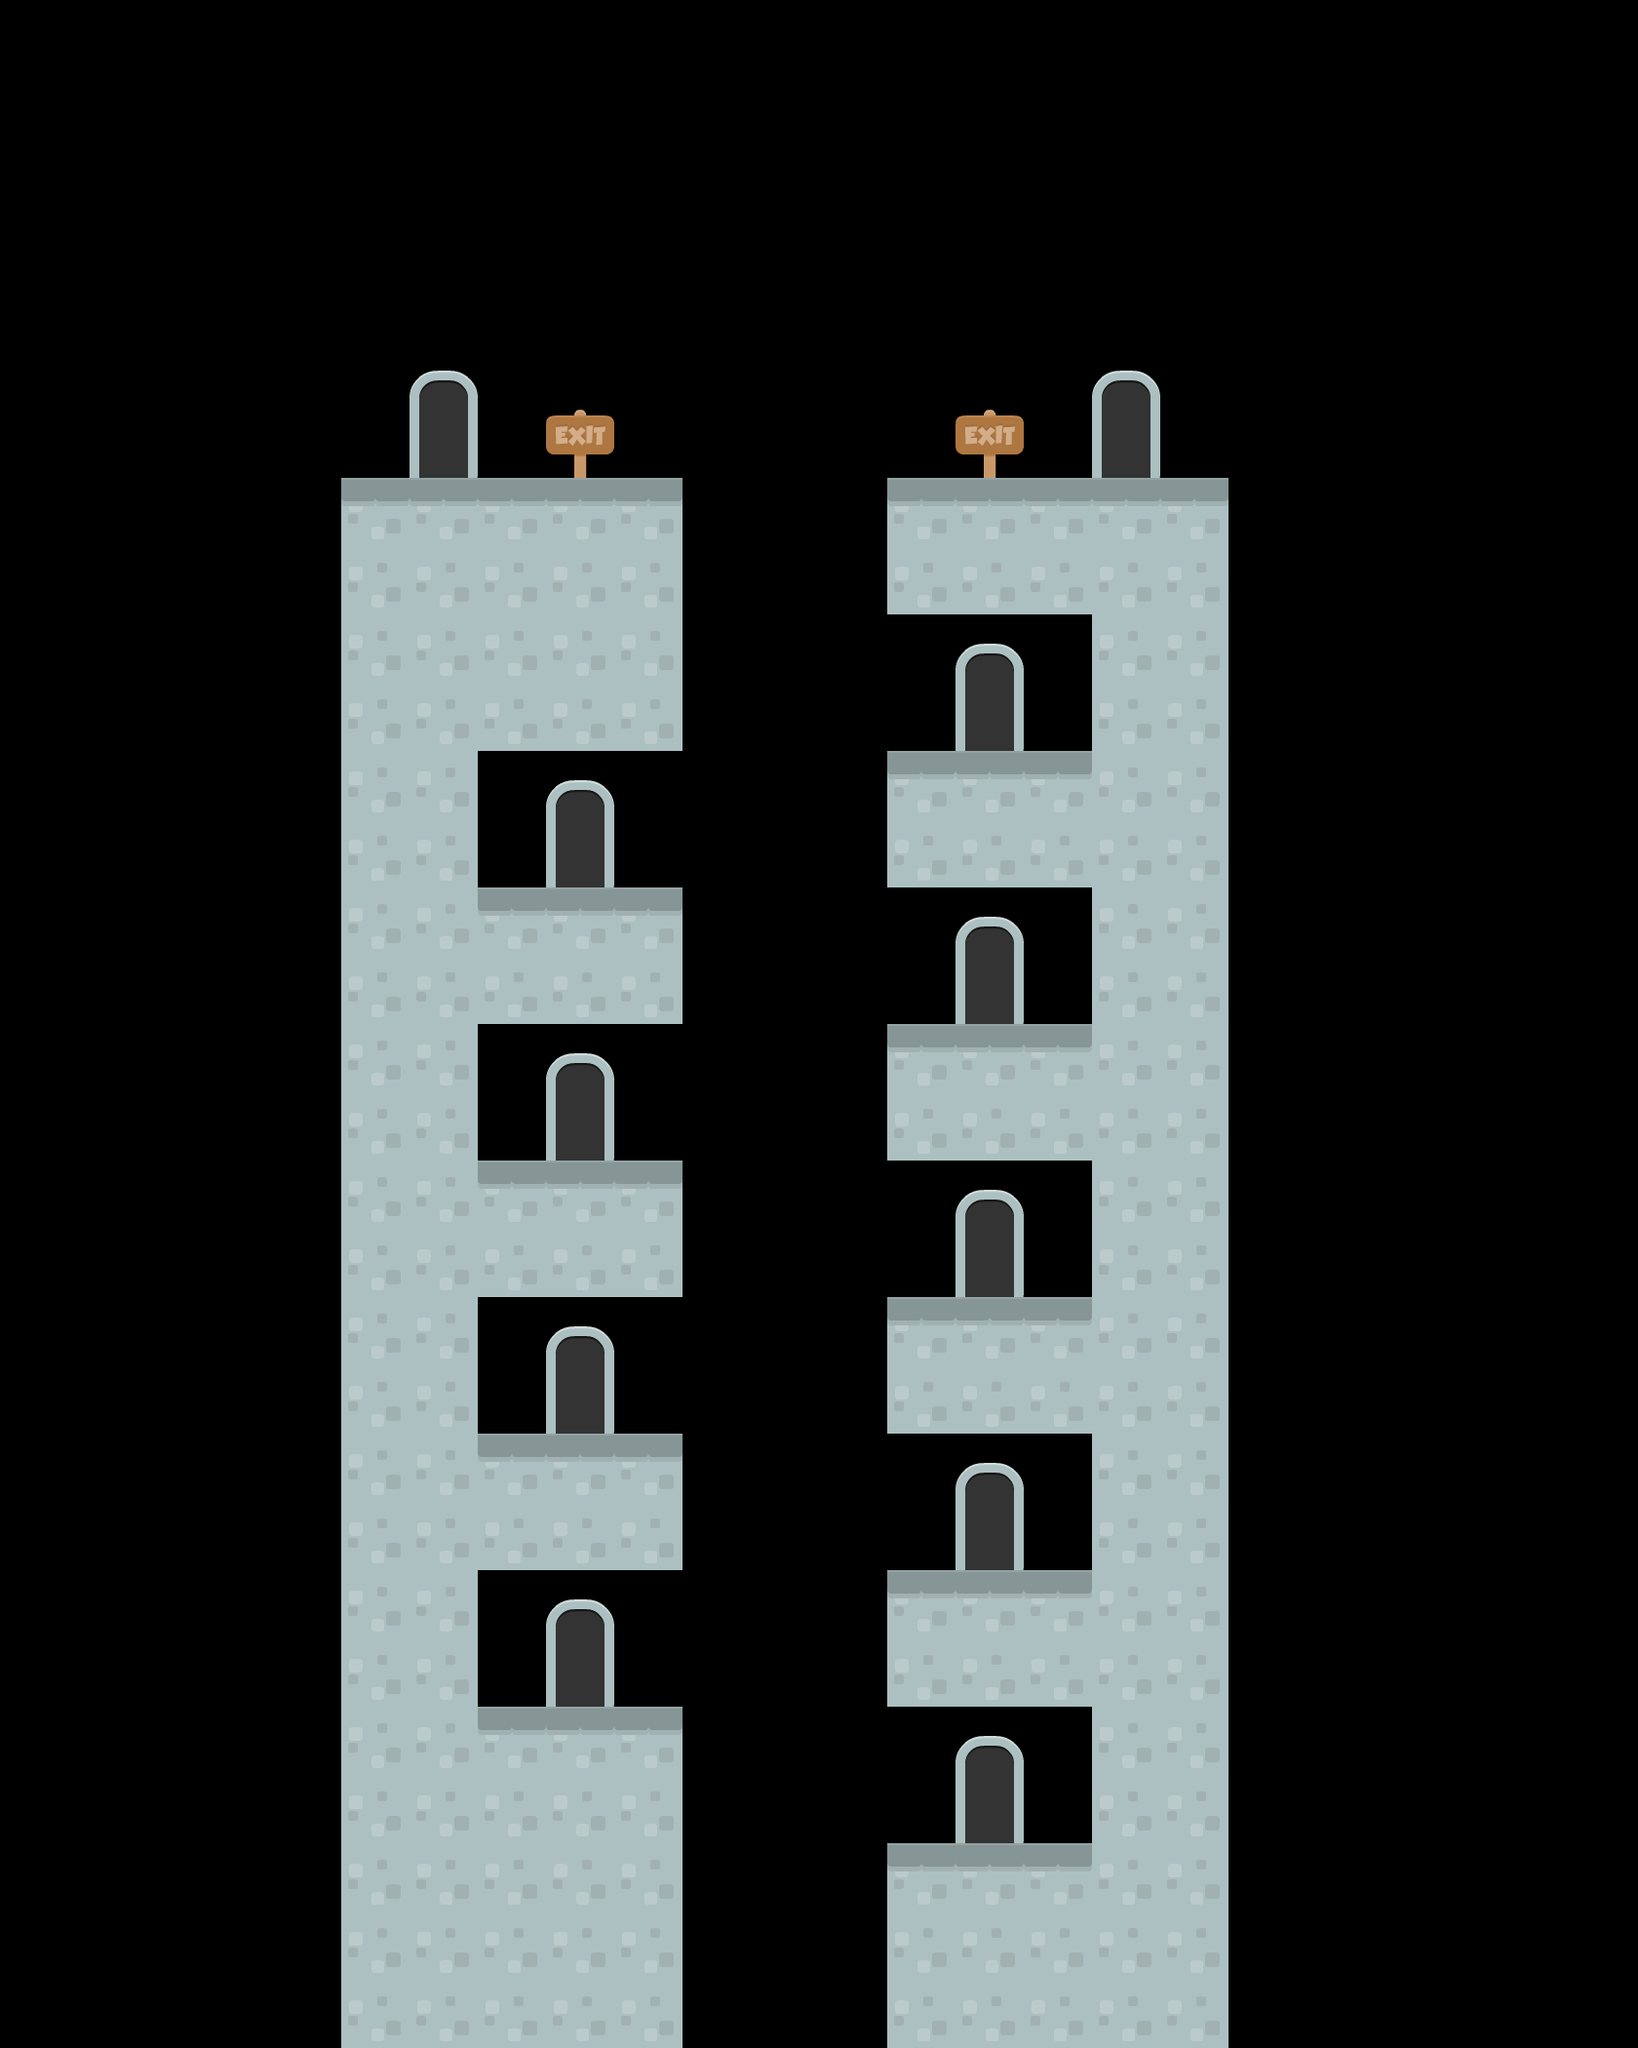

The image is a tile-based game level rendered from a .tmx file. Its description and source (layers, tilesets, objects; grid data summarised) follow:
An orthogonal 24x30 tile map with 70x70 px tiles, 5 tile layers (Colliders, SpeedrunStart, Start, Exit, ...) and 16 objects.

<map version="1.5" tiledversion="1.6.0" orientation="orthogonal" renderorder="right-down" width="24" height="30" tilewidth="70" tileheight="70" infinite="0" nextlayerid="9" nextobjectid="8">
 <editorsettings>
  <export target="level8.json" format="json" />
 </editorsettings>
 <tileset firstgid="1" name="tiles" tilewidth="70" tileheight="70" spacing="4" margin="1" tilecount="156" columns="12">
  <image source="../../images/spritesheets/tiles.png" trans="ff00ff" width="886" height="960" />
  <tile id="2">
   <objectgroup draworder="index" id="2">
    <object id="1" x="0" y="0" width="70" height="40" />
   </objectgroup>
  </tile>
  <tile id="14">
   <objectgroup draworder="index" id="2">
    <object id="1" x="0" y="0" width="70" height="40" />
   </objectgroup>
  </tile>
  <tile id="15">
   <objectgroup draworder="index" id="2">
    <object id="1" x="0" y="50" width="70" height="20" />
   </objectgroup>
  </tile>
  <tile id="26">
   <objectgroup draworder="index" id="2">
    <object id="1" x="0" y="0" width="70" height="40" />
   </objectgroup>
  </tile>
  <tile id="44">
   <objectgroup draworder="index" id="2">
    <object id="1" x="0" y="0" width="70" height="40" />
   </objectgroup>
  </tile>
  <tile id="45">
   <objectgroup draworder="index" id="2">
    <object id="1" x="0" y="30" width="70" height="40" />
   </objectgroup>
  </tile>
  <tile id="56">
   <objectgroup draworder="index" id="2">
    <object id="1" x="0" y="0" width="70" height="40" />
   </objectgroup>
  </tile>
  <tile id="57">
   <objectgroup draworder="index" id="2">
    <object id="1" x="0" y="0" width="70" height="70" />
   </objectgroup>
  </tile>
  <tile id="68">
   <objectgroup draworder="index" id="2">
    <object id="1" x="0" y="0" width="70" height="40" />
   </objectgroup>
  </tile>
  <tile id="71">
   <objectgroup draworder="index" id="2">
    <object id="1" x="0" y="0" width="70" height="40" />
   </objectgroup>
  </tile>
  <tile id="80">
   <objectgroup draworder="index" id="2">
    <object id="1" x="0" y="0" width="70" height="40" />
   </objectgroup>
  </tile>
  <tile id="117">
   <objectgroup draworder="index" id="2">
    <object id="1" x="0" y="0" width="70" height="40" />
   </objectgroup>
  </tile>
  <tile id="119">
   <objectgroup draworder="index" id="2">
    <object id="1" x="0" y="0" width="70" height="40" />
   </objectgroup>
  </tile>
  <tile id="124">
   <objectgroup draworder="index" id="2">
    <object id="1" x="0" y="45" width="70" height="25" />
   </objectgroup>
  </tile>
  <tile id="126">
   <objectgroup draworder="index" id="2">
    <object id="1" x="0" y="0" width="70" height="40" />
   </objectgroup>
  </tile>
  <tile id="145">
   <objectgroup draworder="index" id="2">
    <object id="1" x="0" y="0" width="70" height="40" />
   </objectgroup>
  </tile>
 </tileset>
 <layer id="1" name="Colliders" width="24" height="30">
  <data>[720 cells, 176 non-empty, 2 distinct tile ids]</data>
 </layer>
 <group id="6" name="Doors">
  <layer id="8" name="SpeedrunStart" width="24" height="30">
   <data>[720 cells, 2 non-empty, 2 distinct tile ids]</data>
  </layer>
  <layer id="7" name="Start" width="24" height="30">
   <data>[720 cells, 16 non-empty, 2 distinct tile ids]</data>
  </layer>
  <layer id="5" name="Exit" width="24" height="30">
   <data>[720 cells, 4 non-empty, 2 distinct tile ids]</data>
  </layer>
 </group>
 <layer id="2" name="Decorations" width="24" height="30">
  <data>[720 cells, 2 non-empty, 1 distinct tile ids]</data>
 </layer>
</map>
